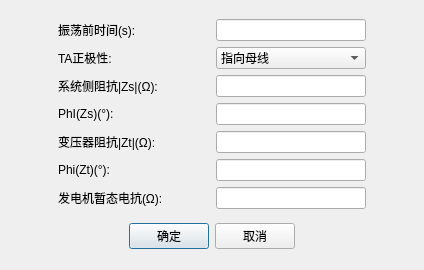
<?xml version="1.0" encoding="UTF-8"?>
<ui version="4.0">
 <class>QSwingTestParasDlg</class>
 <widget class="QDialog" name="QSwingTestParasDlg">
  <property name="geometry">
   <rect>
    <x>0</x>
    <y>0</y>
    <width>424</width>
    <height>270</height>
   </rect>
  </property>
  <property name="minimumSize">
   <size>
    <width>0</width>
    <height>0</height>
   </size>
  </property>
  <property name="maximumSize">
   <size>
    <width>600</width>
    <height>400</height>
   </size>
  </property>
  <property name="windowTitle">
   <string>Dialog</string>
  </property>
  <layout class="QVBoxLayout" name="verticalLayout_2">
   <item>
    <layout class="QGridLayout" name="gridLayout_2">
     <item row="2" column="1">
      <widget class="QLabel" name="m_labSysZs">
       <property name="sizePolicy">
        <sizepolicy hsizetype="Fixed" vsizetype="Preferred">
         <horstretch>0</horstretch>
         <verstretch>0</verstretch>
        </sizepolicy>
       </property>
       <property name="text">
        <string>系统侧阻抗|Zs|(Ω):</string>
       </property>
      </widget>
     </item>
     <item row="6" column="1">
      <widget class="QLabel" name="m_labImpTs">
       <property name="sizePolicy">
        <sizepolicy hsizetype="Fixed" vsizetype="Preferred">
         <horstretch>0</horstretch>
         <verstretch>0</verstretch>
        </sizepolicy>
       </property>
       <property name="text">
        <string>发电机暂态电抗(Ω):</string>
       </property>
      </widget>
     </item>
     <item row="3" column="3">
      <widget class="QSttLineEdit" name="m_editImpSysPh">
       <property name="sizePolicy">
        <sizepolicy hsizetype="Fixed" vsizetype="Fixed">
         <horstretch>0</horstretch>
         <verstretch>0</verstretch>
        </sizepolicy>
       </property>
       <property name="minimumSize">
        <size>
         <width>150</width>
         <height>0</height>
        </size>
       </property>
       <property name="maximumSize">
        <size>
         <width>150</width>
         <height>16777215</height>
        </size>
       </property>
       <property name="focusPolicy">
        <enum>Qt::ClickFocus</enum>
       </property>
      </widget>
     </item>
     <item row="3" column="1">
      <widget class="QLabel" name="m_labSysZsPhi">
       <property name="sizePolicy">
        <sizepolicy hsizetype="Fixed" vsizetype="Preferred">
         <horstretch>0</horstretch>
         <verstretch>0</verstretch>
        </sizepolicy>
       </property>
       <property name="text">
        <string>PhI(Zs)(°):</string>
       </property>
      </widget>
     </item>
     <item row="0" column="3">
      <widget class="QSttLineEdit" name="m_editPreFaultTime">
       <property name="sizePolicy">
        <sizepolicy hsizetype="Fixed" vsizetype="Fixed">
         <horstretch>0</horstretch>
         <verstretch>0</verstretch>
        </sizepolicy>
       </property>
       <property name="minimumSize">
        <size>
         <width>150</width>
         <height>0</height>
        </size>
       </property>
       <property name="maximumSize">
        <size>
         <width>150</width>
         <height>16777215</height>
        </size>
       </property>
       <property name="focusPolicy">
        <enum>Qt::ClickFocus</enum>
       </property>
      </widget>
     </item>
     <item row="4" column="1">
      <widget class="QLabel" name="m_labTransZt">
       <property name="sizePolicy">
        <sizepolicy hsizetype="Fixed" vsizetype="Preferred">
         <horstretch>0</horstretch>
         <verstretch>0</verstretch>
        </sizepolicy>
       </property>
       <property name="text">
        <string>变压器阻抗|Zt|(Ω):</string>
       </property>
      </widget>
     </item>
     <item row="1" column="1">
      <widget class="QLabel" name="m_labCTPos">
       <property name="sizePolicy">
        <sizepolicy hsizetype="Fixed" vsizetype="Preferred">
         <horstretch>0</horstretch>
         <verstretch>0</verstretch>
        </sizepolicy>
       </property>
       <property name="text">
        <string>TA正极性:</string>
       </property>
      </widget>
     </item>
     <item row="1" column="3">
      <widget class="QComboBox" name="m_cbbCTPos">
       <property name="sizePolicy">
        <sizepolicy hsizetype="Fixed" vsizetype="Fixed">
         <horstretch>0</horstretch>
         <verstretch>0</verstretch>
        </sizepolicy>
       </property>
       <property name="minimumSize">
        <size>
         <width>150</width>
         <height>0</height>
        </size>
       </property>
       <property name="maximumSize">
        <size>
         <width>150</width>
         <height>16777215</height>
        </size>
       </property>
       <item>
        <property name="text">
         <string>指向母线</string>
        </property>
       </item>
       <item>
        <property name="text">
         <string>指向线路</string>
        </property>
       </item>
      </widget>
     </item>
     <item row="4" column="3">
      <widget class="QSttLineEdit" name="m_editImpTf">
       <property name="sizePolicy">
        <sizepolicy hsizetype="Fixed" vsizetype="Fixed">
         <horstretch>0</horstretch>
         <verstretch>0</verstretch>
        </sizepolicy>
       </property>
       <property name="minimumSize">
        <size>
         <width>150</width>
         <height>0</height>
        </size>
       </property>
       <property name="maximumSize">
        <size>
         <width>150</width>
         <height>16777215</height>
        </size>
       </property>
       <property name="focusPolicy">
        <enum>Qt::ClickFocus</enum>
       </property>
      </widget>
     </item>
     <item row="6" column="3">
      <widget class="QSttLineEdit" name="m_editImpTs">
       <property name="sizePolicy">
        <sizepolicy hsizetype="Fixed" vsizetype="Fixed">
         <horstretch>0</horstretch>
         <verstretch>0</verstretch>
        </sizepolicy>
       </property>
       <property name="minimumSize">
        <size>
         <width>150</width>
         <height>0</height>
        </size>
       </property>
       <property name="maximumSize">
        <size>
         <width>150</width>
         <height>16777215</height>
        </size>
       </property>
       <property name="focusPolicy">
        <enum>Qt::ClickFocus</enum>
       </property>
      </widget>
     </item>
     <item row="5" column="3">
      <widget class="QSttLineEdit" name="m_editImpTfPh">
       <property name="sizePolicy">
        <sizepolicy hsizetype="Fixed" vsizetype="Fixed">
         <horstretch>0</horstretch>
         <verstretch>0</verstretch>
        </sizepolicy>
       </property>
       <property name="minimumSize">
        <size>
         <width>150</width>
         <height>0</height>
        </size>
       </property>
       <property name="maximumSize">
        <size>
         <width>150</width>
         <height>16777215</height>
        </size>
       </property>
       <property name="focusPolicy">
        <enum>Qt::ClickFocus</enum>
       </property>
      </widget>
     </item>
     <item row="0" column="2">
      <spacer name="horizontalSpacer_2">
       <property name="orientation">
        <enum>Qt::Horizontal</enum>
       </property>
       <property name="sizeHint" stdset="0">
        <size>
         <width>40</width>
         <height>20</height>
        </size>
       </property>
      </spacer>
     </item>
     <item row="0" column="0">
      <spacer name="horizontalSpacer">
       <property name="orientation">
        <enum>Qt::Horizontal</enum>
       </property>
       <property name="sizeHint" stdset="0">
        <size>
         <width>40</width>
         <height>20</height>
        </size>
       </property>
      </spacer>
     </item>
     <item row="2" column="3">
      <widget class="QSttLineEdit" name="m_editImpSys">
       <property name="sizePolicy">
        <sizepolicy hsizetype="Fixed" vsizetype="Fixed">
         <horstretch>0</horstretch>
         <verstretch>0</verstretch>
        </sizepolicy>
       </property>
       <property name="minimumSize">
        <size>
         <width>150</width>
         <height>0</height>
        </size>
       </property>
       <property name="maximumSize">
        <size>
         <width>150</width>
         <height>16777215</height>
        </size>
       </property>
       <property name="focusPolicy">
        <enum>Qt::ClickFocus</enum>
       </property>
      </widget>
     </item>
     <item row="0" column="1">
      <widget class="QLabel" name="m_labSwingTime">
       <property name="sizePolicy">
        <sizepolicy hsizetype="Fixed" vsizetype="Preferred">
         <horstretch>0</horstretch>
         <verstretch>0</verstretch>
        </sizepolicy>
       </property>
       <property name="text">
        <string>振荡前时间(s):</string>
       </property>
      </widget>
     </item>
     <item row="5" column="1">
      <widget class="QLabel" name="m_labTransZtPhi">
       <property name="sizePolicy">
        <sizepolicy hsizetype="Fixed" vsizetype="Preferred">
         <horstretch>0</horstretch>
         <verstretch>0</verstretch>
        </sizepolicy>
       </property>
       <property name="text">
        <string>Phi(Zt)(°):</string>
       </property>
      </widget>
     </item>
     <item row="0" column="4">
      <spacer name="horizontalSpacer_3">
       <property name="orientation">
        <enum>Qt::Horizontal</enum>
       </property>
       <property name="sizeHint" stdset="0">
        <size>
         <width>40</width>
         <height>20</height>
        </size>
       </property>
      </spacer>
     </item>
    </layout>
   </item>
   <item>
    <layout class="QHBoxLayout" name="horizontalLayout">
     <item>
      <spacer name="horizontalSpacer_22">
       <property name="orientation">
        <enum>Qt::Horizontal</enum>
       </property>
       <property name="sizeHint" stdset="0">
        <size>
         <width>40</width>
         <height>20</height>
        </size>
       </property>
      </spacer>
     </item>
     <item>
      <widget class="QPushButton" name="m_btnOk">
       <property name="sizePolicy">
        <sizepolicy hsizetype="Fixed" vsizetype="Fixed">
         <horstretch>0</horstretch>
         <verstretch>0</verstretch>
        </sizepolicy>
       </property>
       <property name="text">
        <string>确定</string>
       </property>
      </widget>
     </item>
     <item>
      <widget class="QPushButton" name="m_btnCancel">
       <property name="sizePolicy">
        <sizepolicy hsizetype="Fixed" vsizetype="Fixed">
         <horstretch>0</horstretch>
         <verstretch>0</verstretch>
        </sizepolicy>
       </property>
       <property name="text">
        <string>取消</string>
       </property>
      </widget>
     </item>
     <item>
      <spacer name="horizontalSpacer_23">
       <property name="orientation">
        <enum>Qt::Horizontal</enum>
       </property>
       <property name="sizeHint" stdset="0">
        <size>
         <width>40</width>
         <height>20</height>
        </size>
       </property>
      </spacer>
     </item>
    </layout>
   </item>
  </layout>
 </widget>
 <customwidgets>
  <customwidget>
   <class>QSttLineEdit</class>
   <extends>QLineEdit</extends>
   <header>../Module/UI/Controls/SttLineEdit.h</header>
  </customwidget>
 </customwidgets>
 <resources/>
 <connections/>
</ui>
